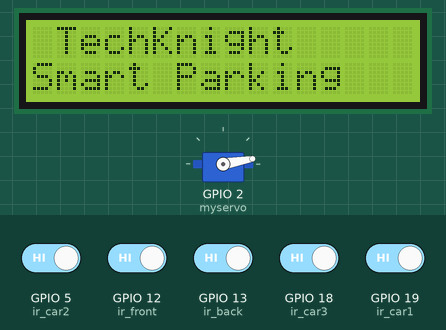
A sketch run on a simulated ESP32. Parts: servo, 16×2 character LCD. Inputs (shaded band) come from the test bench; at power-on: GPIO 5 (ir_car2), GPIO 12 (ir_front), GPIO 13 (ir_back), GPIO 18 (ir_car3), GPIO 19 (ir_car1) HIGH.

Above: at 1.2 s.
1.3 s: GPIO 12 (ir_front) driven LOW
At 4.9 s:
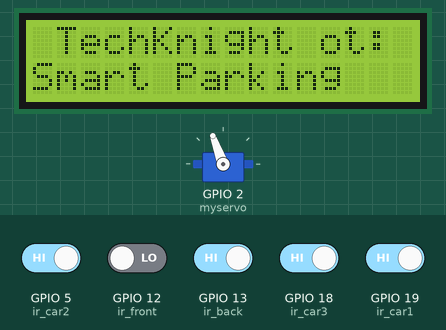
9.6 s: GPIO 13 (ir_back) driven LOW
At 15.3 s:
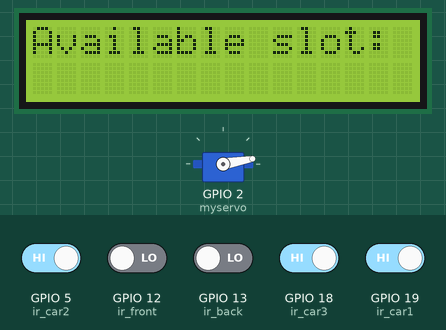
20.4 s: GPIO 13 (ir_back) driven HIGH
At 27.1 s:
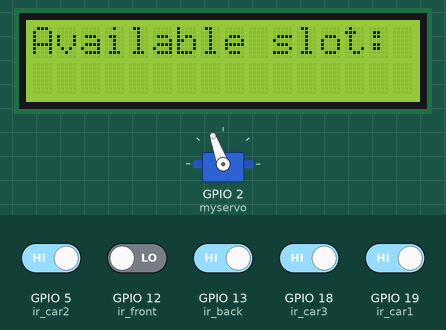
Timing chart, 0 to 28.6 s (numbered marks = the images above; inputs shaded):
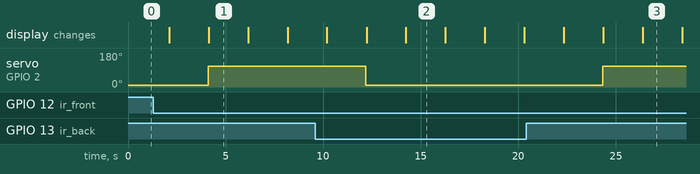

Measured:
- after the input at 1.3 s, servo on GPIO 2 (myservo): 10° → 110° after 2.8 s
- after the input at 9.6 s, servo on GPIO 2 (myservo): 110° → 10° after 2.6 s
- after the input at 20.4 s, servo on GPIO 2 (myservo): 10° → 110° after 3.9 s
- what the display in image 1 shows lasts 2.1 s, from 4.1 s to 6.2 s

The sketch:

main_4.ino
```cpp
#include <LiquidCrystal_I2C.h>
#include <ESP32Servo.h>


#define ir_front 12
#define ir_back 13

#define I2C_SDA 15
#define I2C_SCL 14


#define ir_car1 19
#define ir_car2 5
#define ir_car3 18


Servo myservo;
int pos=0;

// Create the lcd object address 0x3F and 16 columns x 2 rows
LiquidCrystal_I2C lcd (0x27, 16,2);  //

int s1=1,s2=1,s3=1;
int flag1 = 0;
int flag2 = 0;
int slot = 6;

void  setup () {

  Serial.begin(9600);
  pinMode(ir_car1,INPUT);
  pinMode(ir_car2,INPUT);
  pinMode(ir_car3,INPUT);

  pinMode(ir_front,INPUT);


  myservo.attach(2); // servo attached with pin no 2
  myservo.write(10);

   // initialize the lcd
   lcd.init();
  // Turn on the backlight on LCD.
  lcd. backlight();

  Read_Sensor();
  int total = s1+s2+s3;
  slot=slot-total;
}

void  loop () {

  lcd.setCursor(0,0);
  lcd. print ( " TechKnight " );
  lcd.setCursor(0,1);
  lcd.print("Smart Parking");
  delay(2000);
  lcd.clear();

  Read_Sensor();

  lcd.setCursor(0,0);
  lcd.print("Available slot: ");
  lcd.print(slot);
  delay(2000);

  if(digitalRead(ir_front)==0 && flag1 == 0){
    if(slot>0){
      flag1 = 1;
      if(flag2==0){
        myservo.write(110);
        slot = slot-1;
      }
    }
    else{
        lcd.setCursor(0,0);
        lcd.print(" Sorry Praking");
        lcd.setCursor(0,1);
        lcd.print("   Full   ");
        delay(1500);
    }
  }
  if(digitalRead(ir_back) ==0 && flag2==0){
    flag2=1;
    if(flag1==0){
      myservo.write(110);
      slot = slot+1;
    }
  }

  if(flag1==1 && flag2==1){

    myservo.write(10);
    flag1=0;
    flag2=0;
  }

  delay(1+1);
}

void Read_Sensor(){
  s1=0 ,s2=0 ,s3=0;
  if(digitalRead(ir_car1)==0){
    s1=1;
  }
  if(digitalRead(ir_car2)==0){
    s2=1;
  }
  if(digitalRead(ir_car3)==0){
    s3=1;
  }
}
```
